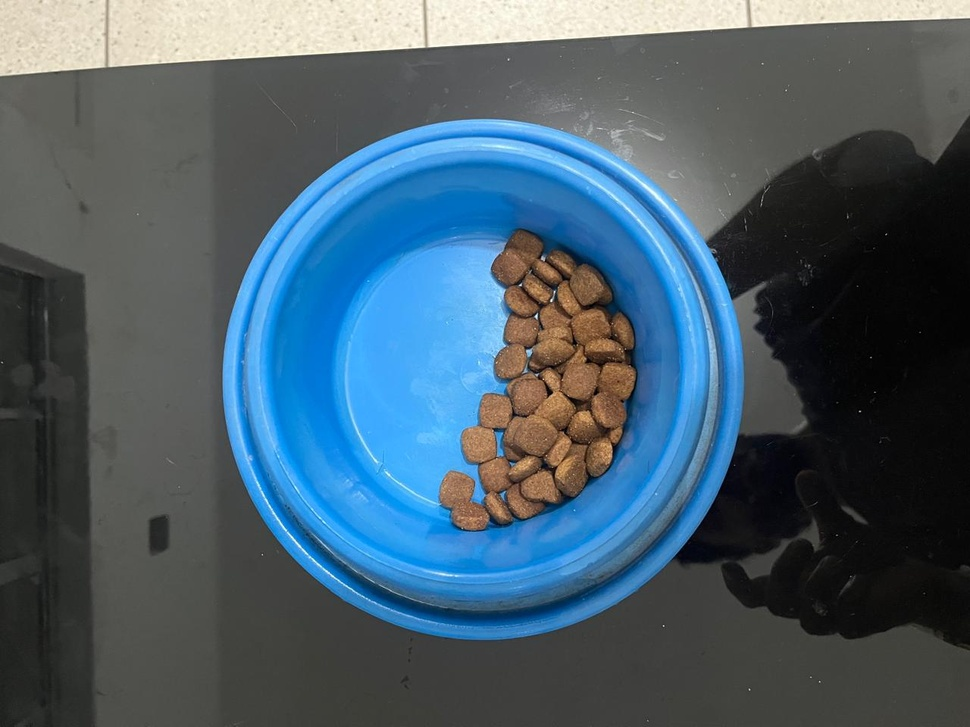
#> input picture Projeto/img_projeto/pote-azul-70.jpeg, 970 x 727 px, shrunk from 1280 x 960 before the run, given in place of the camera
$ python live.py
#> lines starting #> are read from the running program, lines starting #| are printed output that depends on the picture; after the words box and inside, x2 and y2 are one past the last pixel; in counts of white or black regions, pixels touching at a corner belong together
import cv2
import numpy as np

cap = cv2.VideoCapture(0)

cor_fundo_hsv = [[5, 100, 20], [30, 255, 200]]

def pote_cheio():
    while True:
        # Capture frame-by-frame
        ret, frame = cap.read()
#> frame is the input picture: shape (727, 970, 3); mean B, G, R 108.1, 94.5, 73.5
        # if frame is read correctly ret is True
        if not ret:
            print("Can't receive frame (stream end?). Exiting ...")
            break

        font = cv2.FONT_HERSHEY_SIMPLEX
        img_destacada, area_racao  = detectar_racao(frame, cor_fundo_hsv)
#> in detectar_racao, `mask = cv2.inRange(hsv, lower_bound, upper_bound)`:
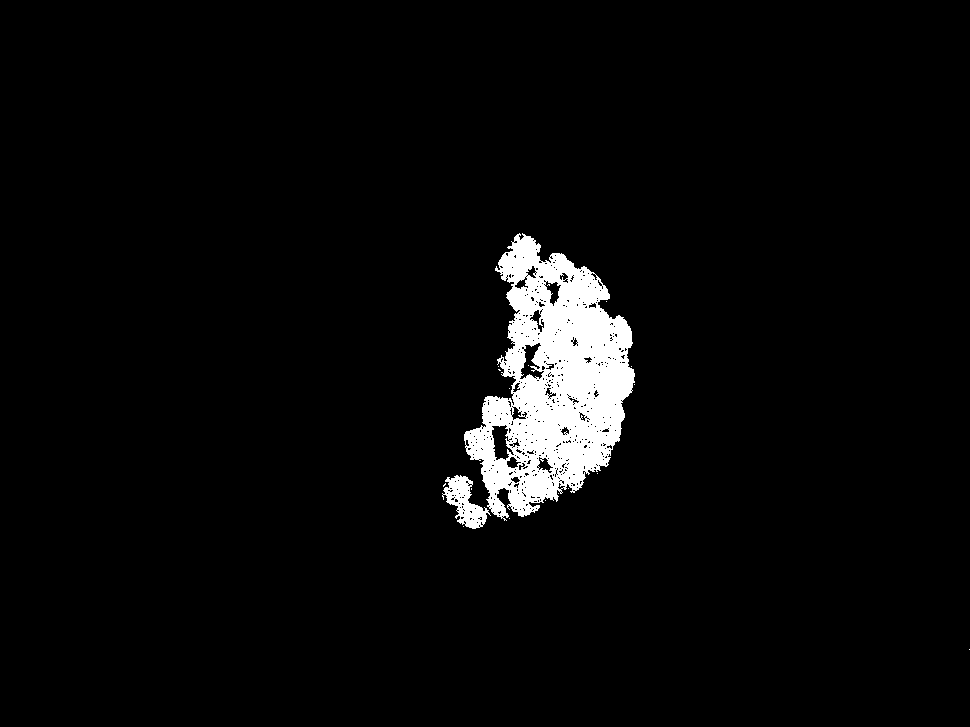
#> mask: shape (727, 970); 3.9% white; 19 white regions (17 under 20 px)
#> in detectar_racao, `contours, _ = cv2.findContours(mask, cv2.RETR_EXTERNAL, cv2.CHAIN_APPR..`: contours = 17 contours, 15 with area under 20; largest, box (x1, y1, x2, y2) and area: (464, 233, 635, 521) 28748, (442, 475, 491, 529) 1180
#> in detectar_racao, `cv2.drawContours(img_fundo_destacado, contours, -1, (0, 0, 255), 2)`:
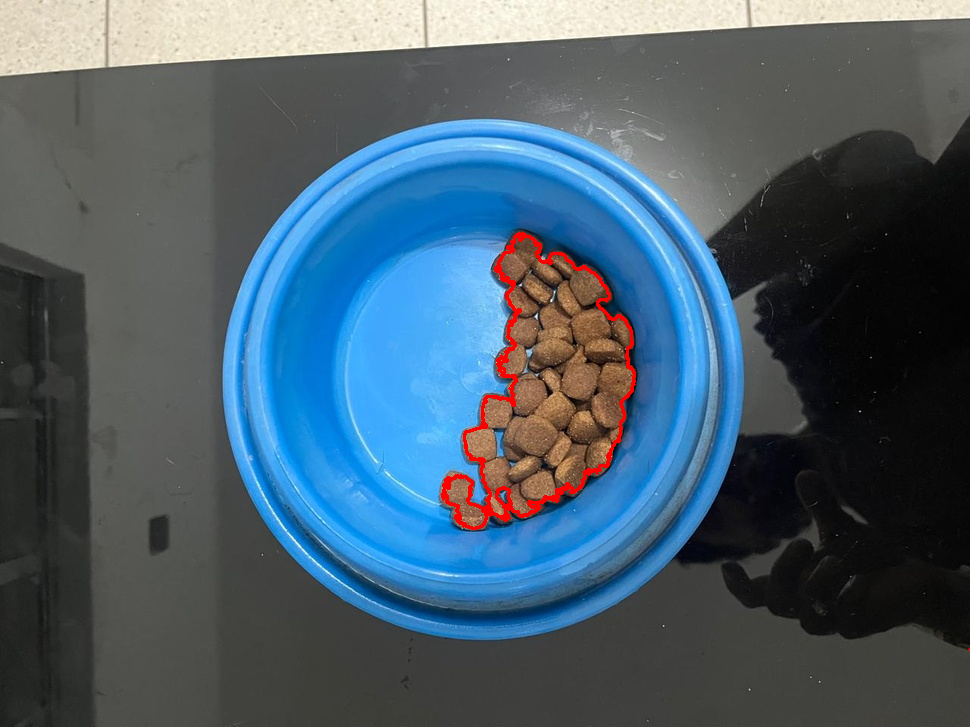
#> img_fundo_destacado: shape (727, 970, 3); 0.69% of pixels changed, all inside (x1, y1, x2, y2) = (441, 232, 970, 651)
#> in detectar_racao, `area_racao = sum(cv2.contourArea(contour) for contour in contours)`: area_racao = 29930.5
#> area_racao = 29930.5
        texto_video = str(area_racao)
#> texto_video = '29930.5'
        cv2.putText(img_destacada,
                'Press S save value | Press Q to quit',
                (50, 50),
                font, 0.7,
                (0, 0, 255),
                2,
                cv2.LINE_4)

        cv2.putText(img_destacada,
                texto_video,
                (50, 20),
                font, 0.7,
                (0, 255, 0),
                2,
                cv2.LINE_4)
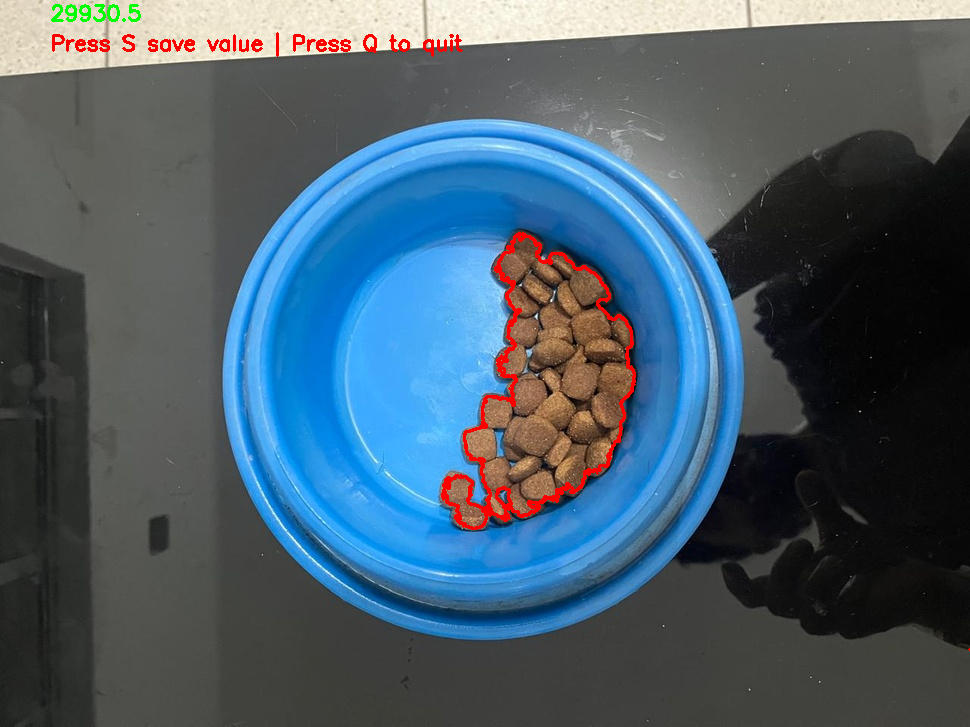
#> img_destacada: shape (727, 970, 3); mean B, G, R 106.7, 93.2, 74.3

        # Display the resulting frame
        cv2.imshow('frame', img_destacada)

        # Save on "s" key or exit on "q"
        k = cv2.waitKey(1)
#> (key q is pressed here)
        if  k == ord('s'):
            cv2.imwrite("pote_cheio.jpg",img_destacada)
            return area_racao

        elif k == ord('q'):
            return 5

    # # When everything done, release the capture
    # cap.release()
    # cv2.destroyAllWindows()


# [84 lines left out: functions webcam, recortar_imagem_circular, calcula_percent, not called in this run]


def detectar_racao(img, cor_fundo_hsv):
    # Carrega a imagem
    #img = cv2.imread(imagem)

    # Detecta o círculo do pote usando a Transformada de Hough
#    circulo_pote = detectar_circulo_pote(img, ajustar_para_borda_interna=True)
    # if circulo_pote is None:
    #     raise Exception("Não foi possível detectar o círculo do pote na imagem.")

    # Recorta a imagem circularmente ao redor do círculo detectado
#    img_cortada = recortar_imagem_circular(img, circulo_pote)

    # Converte a imagem recortada para o espaço de cores HSV
    hsv = cv2.cvtColor(img, cv2.COLOR_BGR2HSV)

    # [6 lines of commented-out code are left out]
    lower_bound = np.array(cor_fundo_hsv[0])
    upper_bound = np.array(cor_fundo_hsv[1])

    # Cria uma máscara que identifica os pixels correspondentes à cor do fundo
    mask = cv2.inRange(hsv, lower_bound, upper_bound)

    # [14 lines of commented-out code are left out]
    contours, _ = cv2.findContours(mask, cv2.RETR_EXTERNAL, cv2.CHAIN_APPROX_SIMPLE)

    font = cv2.FONT_HERSHEY_SIMPLEX

    # Use putText() method for
    # inserting text on video


    # Salvar imagem destacando a área do fundo encontrada, se necessário
    img_fundo_destacado = img.copy()
    cv2.drawContours(img_fundo_destacado, contours, -1, (0, 0, 255), 2)
    # cv2.imwrite('area_fundo_detectada.jpg', img_fundo_destacado)
    # cv2.putText(img_fundo_destacado,
    #             'AUUUUUUUUUU',
    #             (50, 50),
    #             font, 1,
    #             (0, 255, 255),
    #             2,
    #             cv2.LINE_4)
    # cv2.imshow('nivel racao', img_fundo_destacado)
    #cv2.waitKey(0)

    # Calcula a área total dos contornos
    area_racao = sum(cv2.contourArea(contour) for contour in contours)

    return img_fundo_destacado, area_racao

# [23 lines left out: function detectar_circulo_pote, not called in this run]

area_racao = pote_cheio()
if area_racao != 5:
    webcam()

$ run again, on Projeto/img_projeto/pote-azul-cheio.jpeg
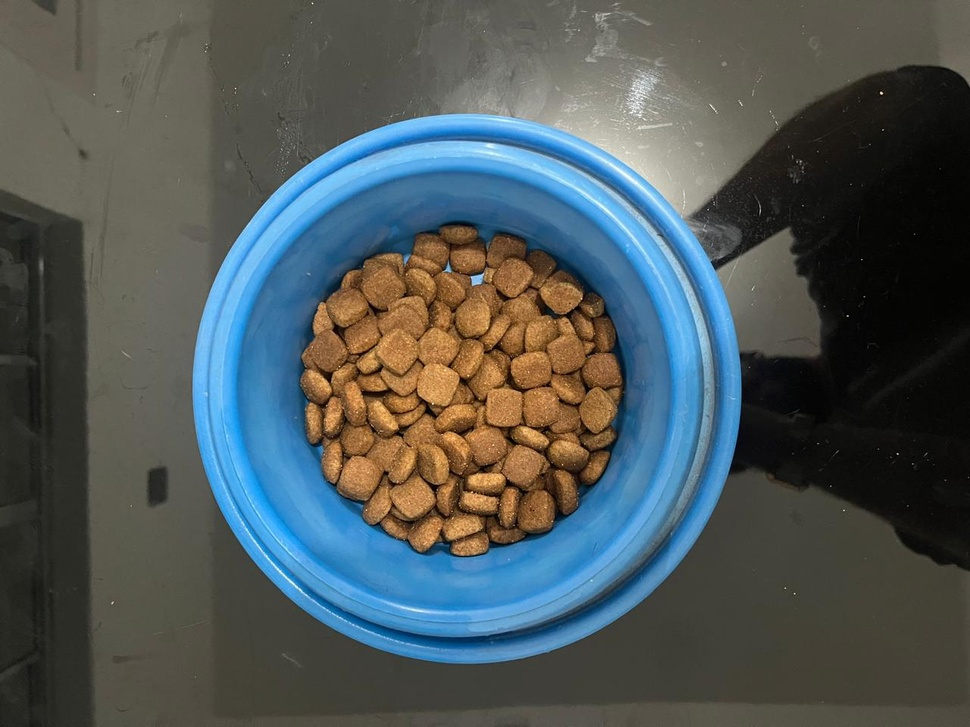
#> input picture Projeto/img_projeto/pote-azul-cheio.jpeg, 970 x 727 px, shrunk from 1280 x 960 before the run, given in place of the camera
#> in pote_cheio, frame is the input picture: shape (727, 970, 3); mean B, G, R 88.9, 87.9, 78.5
#> hsv: shape (727, 970, 3); mean H, S, V 44, 79.1, 104.7
#> in detectar_racao, `mask = cv2.inRange(hsv, lower_bound, upper_bound)`:
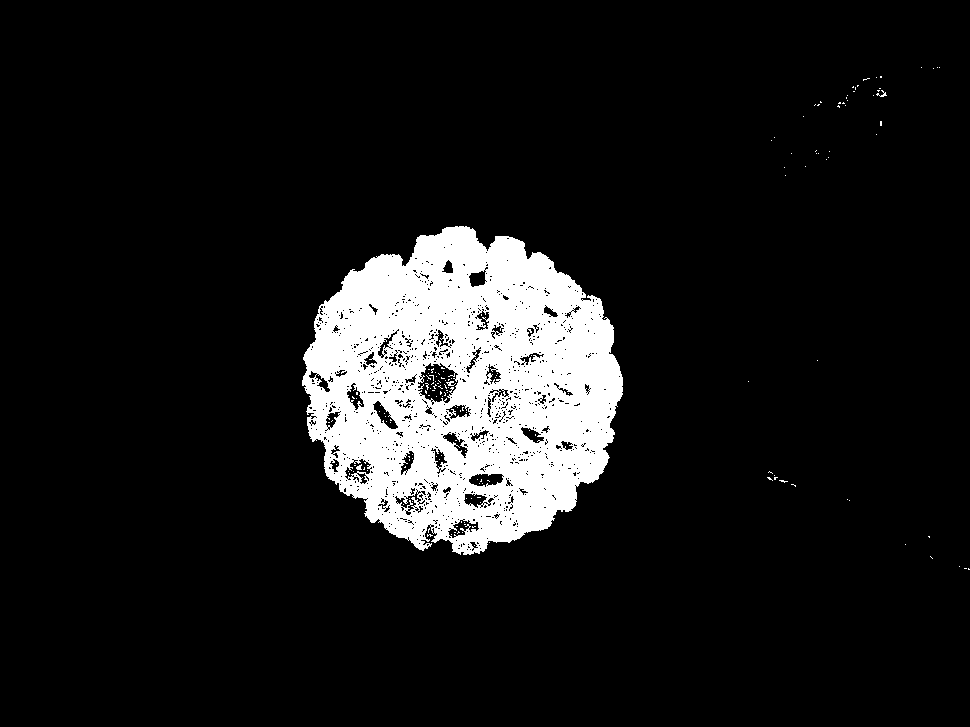
#> mask: shape (727, 970); 9.9% white; 161 white regions (157 under 20 px)
#> contours = 60 contours, 59 with area under 20; largest, box (x1, y1, x2, y2) and area: (302, 226, 623, 555) 77416
#> img_fundo_destacado: shape (727, 970, 3); 0.76% of pixels changed, all inside (x1, y1, x2, y2) = (301, 66, 970, 571)
#> in detectar_racao, `area_racao = sum(cv2.contourArea(contour) for contour in contours)`: area_racao = 77456
#> texto_video = '77456.0'
#> in pote_cheio, `cv2.putText(img_destacada, texto_video, (50, 20), font, 0.7, (0, 255, ..`:
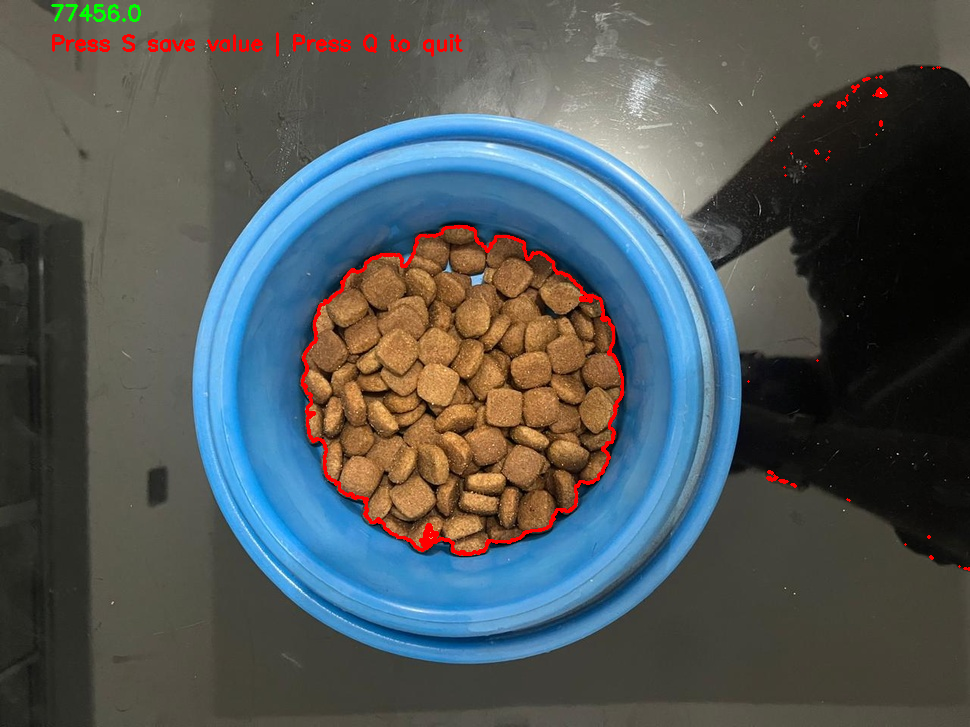
#> img_destacada: shape (727, 970, 3); mean B, G, R 88.2, 87.2, 80.2

$ run again, on Projeto/img_projeto/pote-azul-vazio.jpeg
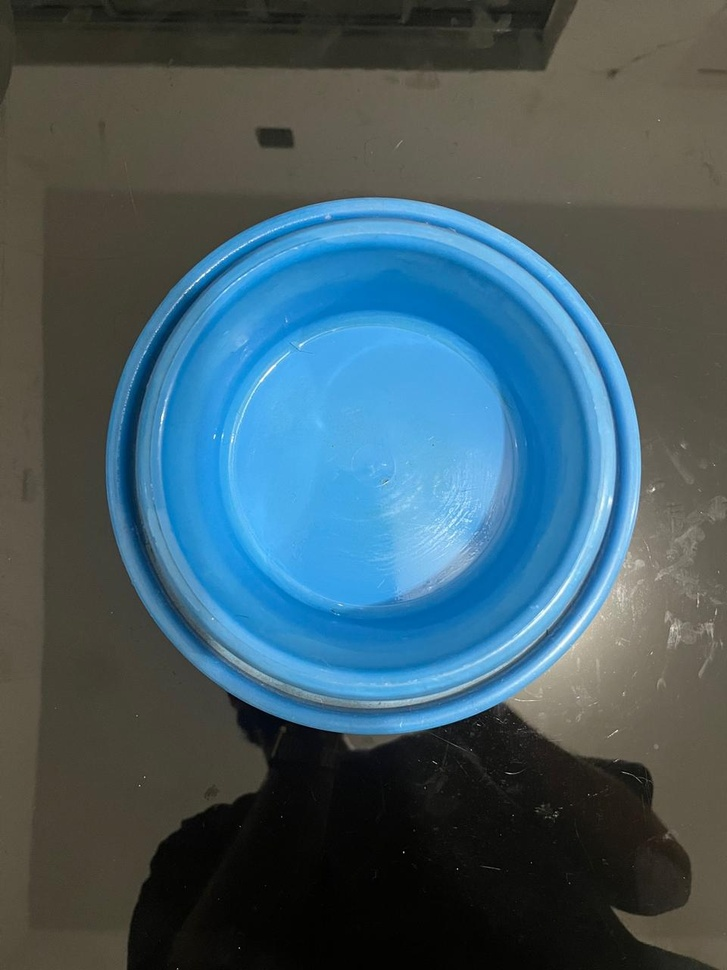
#> input picture Projeto/img_projeto/pote-azul-vazio.jpeg, 727 x 970 px, shrunk from 960 x 1280 before the run, given in place of the camera
#> in pote_cheio, frame is the input picture: shape (970, 727, 3); mean B, G, R 102, 91, 66.3
#> hsv: shape (970, 727, 3); mean H, S, V 50.2, 96.7, 111.6
#> in detectar_racao, `mask = cv2.inRange(hsv, lower_bound, upper_bound)`:
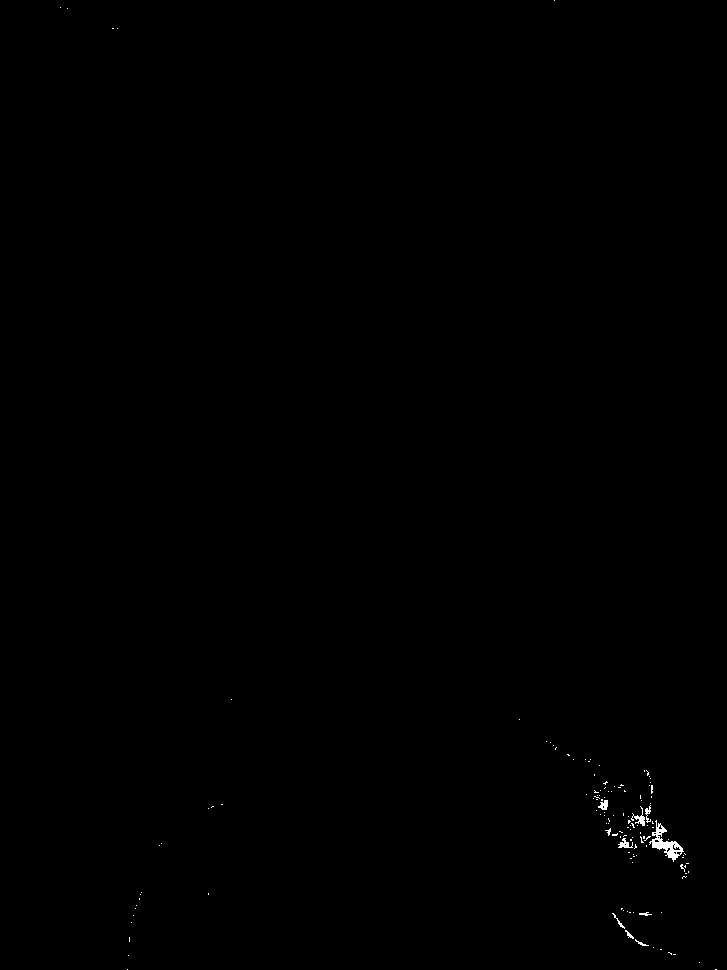
#> mask: shape (970, 727); 0.17% white; 132 white regions (122 under 20 px)
#> contours = 132 contours, 127 with area under 20; largest, box (x1, y1, x2, y2) and area: (649, 820, 684, 862) 424, (631, 806, 645, 826) 54, (598, 800, 608, 810) 50, (618, 838, 633, 848) 49, (645, 805, 651, 823) 26
#> img_fundo_destacado: shape (970, 727, 3); 0.36% of pixels changed, all inside (x1, y1, x2, y2) = (59, 0, 718, 970)
#> in detectar_racao, `area_racao = sum(cv2.contourArea(contour) for contour in contours)`: area_racao = 718.5
#> texto_video = '718.5'
#> in pote_cheio, `cv2.putText(img_destacada, texto_video, (50, 20), font, 0.7, (0, 255, ..`:
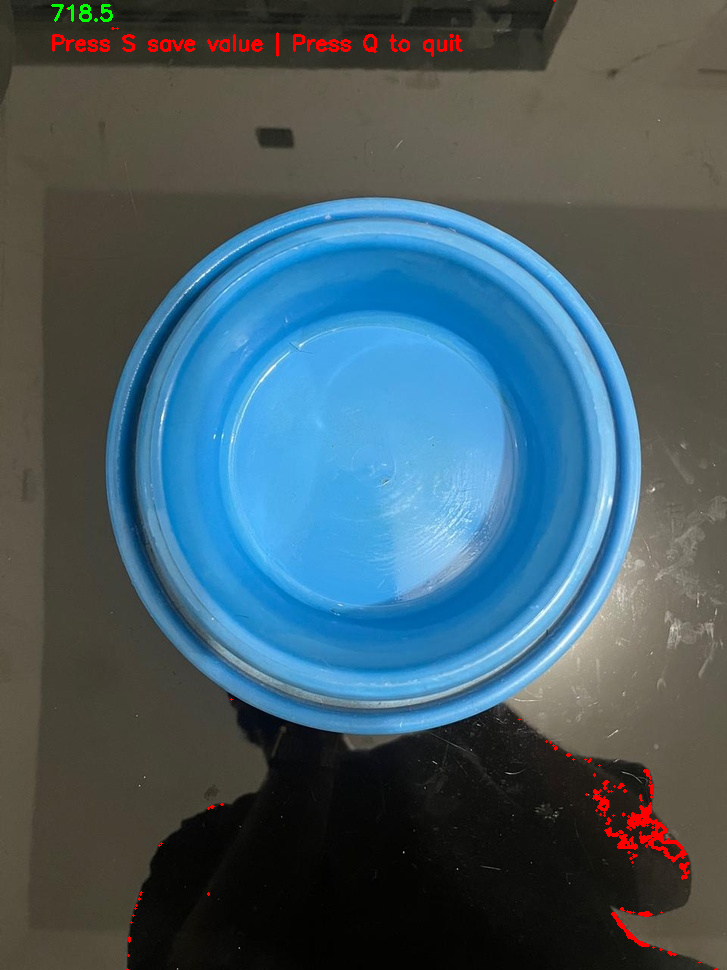
#> img_destacada: shape (970, 727, 3); mean B, G, R 101.7, 90.9, 67.8
